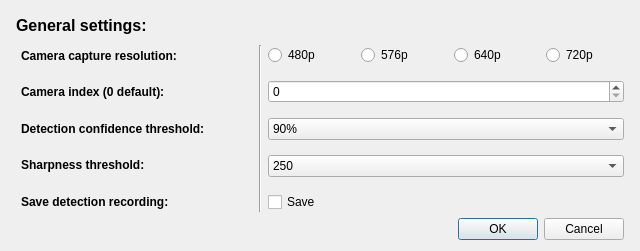
<?xml version="1.0" encoding="UTF-8"?>
<ui version="4.0">
 <class>Dialog</class>
 <widget class="QDialog" name="Dialog">
  <property name="geometry">
   <rect>
    <x>0</x>
    <y>0</y>
    <width>640</width>
    <height>251</height>
   </rect>
  </property>
  <property name="windowTitle">
   <string>Dialog</string>
  </property>
  <layout class="QGridLayout" name="gridLayout">
   <item row="0" column="0">
    <layout class="QVBoxLayout" name="verticalLayout">
     <property name="spacing">
      <number>6</number>
     </property>
     <property name="leftMargin">
      <number>5</number>
     </property>
     <property name="rightMargin">
      <number>5</number>
     </property>
     <item>
      <widget class="QLabel" name="label">
       <property name="font">
        <font>
         <pointsize>12</pointsize>
         <weight>75</weight>
         <bold>true</bold>
        </font>
       </property>
       <property name="text">
        <string>General settings:</string>
       </property>
      </widget>
     </item>
     <item>
      <layout class="QHBoxLayout" name="horizontalLayout" stretch="2,1,3">
       <property name="spacing">
        <number>6</number>
       </property>
       <item>
        <layout class="QVBoxLayout" name="verticalLayout_2">
         <property name="spacing">
          <number>15</number>
         </property>
         <property name="leftMargin">
          <number>5</number>
         </property>
         <property name="topMargin">
          <number>0</number>
         </property>
         <property name="bottomMargin">
          <number>0</number>
         </property>
         <item>
          <widget class="QLabel" name="cem_res_setting">
           <property name="font">
            <font>
             <pointsize>9</pointsize>
             <weight>75</weight>
             <bold>true</bold>
            </font>
           </property>
           <property name="text">
            <string>Camera capture resolution:</string>
           </property>
          </widget>
         </item>
         <item>
          <widget class="QLabel" name="label_2">
           <property name="font">
            <font>
             <pointsize>9</pointsize>
             <weight>75</weight>
             <bold>true</bold>
            </font>
           </property>
           <property name="text">
            <string>Camera index (0 default):</string>
           </property>
          </widget>
         </item>
         <item>
          <widget class="QLabel" name="label_3">
           <property name="font">
            <font>
             <pointsize>9</pointsize>
             <weight>75</weight>
             <bold>true</bold>
            </font>
           </property>
           <property name="text">
            <string>Detection confidence threshold:</string>
           </property>
          </widget>
         </item>
         <item>
          <widget class="QLabel" name="label_4">
           <property name="font">
            <font>
             <pointsize>9</pointsize>
             <weight>75</weight>
             <bold>true</bold>
            </font>
           </property>
           <property name="text">
            <string>Sharpness threshold:</string>
           </property>
          </widget>
         </item>
         <item>
          <widget class="QLabel" name="label_5">
           <property name="font">
            <font>
             <pointsize>9</pointsize>
             <weight>75</weight>
             <bold>true</bold>
            </font>
           </property>
           <property name="text">
            <string>Save detection recording:</string>
           </property>
          </widget>
         </item>
        </layout>
       </item>
       <item>
        <widget class="Line" name="line">
         <property name="orientation">
          <enum>Qt::Vertical</enum>
         </property>
        </widget>
       </item>
       <item>
        <layout class="QVBoxLayout" name="verticalLayout_3">
         <property name="spacing">
          <number>15</number>
         </property>
         <item>
          <layout class="QHBoxLayout" name="horizontalLayout_2">
           <item>
            <widget class="QRadioButton" name="radioButton_3">
             <property name="text">
              <string>480p</string>
             </property>
            </widget>
           </item>
           <item>
            <widget class="QRadioButton" name="radioButton_4">
             <property name="text">
              <string>576p</string>
             </property>
            </widget>
           </item>
           <item>
            <widget class="QRadioButton" name="radioButton">
             <property name="text">
              <string>640p</string>
             </property>
            </widget>
           </item>
           <item>
            <widget class="QRadioButton" name="radioButton_2">
             <property name="text">
              <string>720p</string>
             </property>
            </widget>
           </item>
          </layout>
         </item>
         <item>
          <widget class="QSpinBox" name="spinBox"/>
         </item>
         <item>
          <widget class="QComboBox" name="comboBox_2">
           <item>
            <property name="text">
             <string>90%</string>
            </property>
           </item>
           <item>
            <property name="text">
             <string>91%</string>
            </property>
           </item>
           <item>
            <property name="text">
             <string>92%</string>
            </property>
           </item>
           <item>
            <property name="text">
             <string>93% (Default/Recommended)</string>
            </property>
           </item>
           <item>
            <property name="text">
             <string>94%</string>
            </property>
           </item>
           <item>
            <property name="text">
             <string>95%</string>
            </property>
           </item>
           <item>
            <property name="text">
             <string>96%</string>
            </property>
           </item>
           <item>
            <property name="text">
             <string>97%</string>
            </property>
           </item>
           <item>
            <property name="text">
             <string>98%</string>
            </property>
           </item>
           <item>
            <property name="text">
             <string>99%</string>
            </property>
           </item>
          </widget>
         </item>
         <item>
          <widget class="QComboBox" name="comboBox">
           <item>
            <property name="text">
             <string>250</string>
            </property>
           </item>
           <item>
            <property name="text">
             <string>300 (Default/Recommended)</string>
            </property>
           </item>
           <item>
            <property name="text">
             <string>350</string>
            </property>
           </item>
           <item>
            <property name="text">
             <string>400</string>
            </property>
           </item>
           <item>
            <property name="text">
             <string>450</string>
            </property>
           </item>
           <item>
            <property name="text">
             <string>500</string>
            </property>
           </item>
          </widget>
         </item>
         <item>
          <widget class="QCheckBox" name="checkBox">
           <property name="text">
            <string>Save</string>
           </property>
          </widget>
         </item>
        </layout>
       </item>
      </layout>
     </item>
     <item>
      <widget class="QDialogButtonBox" name="buttonBox">
       <property name="orientation">
        <enum>Qt::Horizontal</enum>
       </property>
       <property name="standardButtons">
        <set>QDialogButtonBox::Cancel|QDialogButtonBox::Ok</set>
       </property>
      </widget>
     </item>
    </layout>
   </item>
  </layout>
 </widget>
 <resources/>
 <connections>
  <connection>
   <sender>buttonBox</sender>
   <signal>accepted()</signal>
   <receiver>Dialog</receiver>
   <slot>accept()</slot>
   <hints>
    <hint type="sourcelabel">
     <x>248</x>
     <y>254</y>
    </hint>
    <hint type="destinationlabel">
     <x>157</x>
     <y>274</y>
    </hint>
   </hints>
  </connection>
  <connection>
   <sender>buttonBox</sender>
   <signal>rejected()</signal>
   <receiver>Dialog</receiver>
   <slot>reject()</slot>
   <hints>
    <hint type="sourcelabel">
     <x>316</x>
     <y>260</y>
    </hint>
    <hint type="destinationlabel">
     <x>286</x>
     <y>274</y>
    </hint>
   </hints>
  </connection>
 </connections>
</ui>
